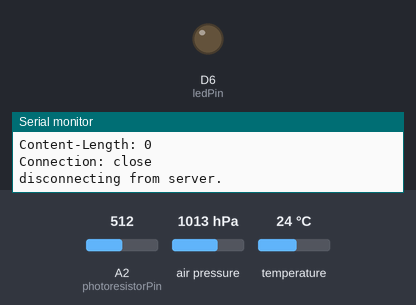
Bench run of a sketch on a simulated Arduino MKR. On the bench: output pins drawn as LEDs (lit = HIGH), the last lines printed to the serial monitor. Inputs (shaded band) come from the test bench; at power-on: A2 (photoresistorPin) = 512, air pressure 1013 hPa, temperature 24 °C. WiFi joins after 1.5 s; servers stay silent unless stated; uploads are accepted with an empty reply.

Above: at 12.5 s.
At 65.65 s:
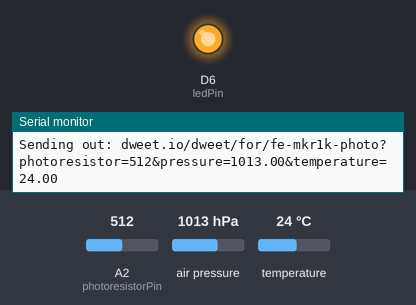
Timing chart, 0 to 66.1 s (numbered marks = the images above):
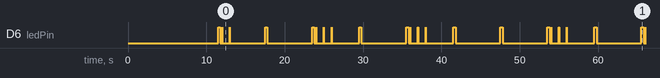

The sketch:

dweet_demo_public.ino
```cpp
/*
  Simple Dweet sample sketch
  This sketch will take data from attached sensors,
  compile a HTTP GET request and transmit the data
  to Dweet.io.

  From there, you can visualise your data using a
  compatible dashboard app like freeboard.io

 This demo was presented at Mini MakerFair Athens, October 1-2 2016

 Circuit:
 * Arduino MKR1000

 * Connections for BMP180
   ===========
   Connect SCL to analog 5    (for Arduino Uno)
   Connect SDA to analog 4    (for Arduino Uno)
   Connect SCL to Digital 12  (for Arduino MKR1000)
   Connect SDA to Digital 11  (for Arduino MKR1000)
   Connect VDD to 3.3V DC
   Connect GROUND to common ground

 * Connections fot the Photo resistor
   ===========
   Connect to analog pin A2 with a 10KOhm resistor
   in voltage divider configuration
            10KOhm         Photoresistor
   GND ---\/\/\/\/-----*---------O-------- A2
                       |
                       |
                       |
                       5V

 created 6 September 2016
 by Peter Dalmaris
 */

#include <Wire.h>
#include <Adafruit_Sensor.h>
#include <Adafruit_BMP085_U.h>
#include <SPI.h>
#include <WiFi101.h>

Adafruit_BMP085_Unified bmp = Adafruit_BMP085_Unified(10085);

char ssid[]   = "your_wifi_id"; //  your network SSID (name)
char pass[]   = "your_wifi_password";    // your network password (use for WPA, or use as key for WEP)

int status    = WL_IDLE_STATUS;

char server[] = "dweet.io";    // name address for Google (using DNS)

// Initialize the Ethernet client library
// with the IP address and port of the server
// that you want to connect to (port 80 is default for HTTP):
WiFiClient client;

int ledPin           = 6; //The LED on the MKR1000 will go on when communicating with Dweet
int photoresistorPin = A2;

IPAddress ip_not_communicating(0, 0, 0, 0); //This IP address is self assigned when the MKR1000 can't communicate.

const long interval          = 6000; //Interval in milliseconds
unsigned long previousMillis = 0;

int client_closed            = 0;

void setup() {

  pinMode(ledPin, OUTPUT);

  Serial.begin(9600);
  Serial.println("Pressure Sensor Test"); Serial.println("");

  /* Initialise the sensor */
  if(!bmp.begin())
  {
    /* There was a problem detecting the BMP085 ... check your connections */
    Serial.print("Ooops, no BMP085 detected ... Check your wiring or I2C ADDR!");
    while(1);
  }

  connectToWifi();

}

void loop() {


  if (WiFi.localIP() == ip_not_communicating) {  // The MKR1000 wifi can get disconnected randomly. If this happens, reconnect.
    Serial.println("---- CONNECTION LOST, RECONNECTING  ----");
    connectToWifi();
  }

  /*
   *  I have noticed that the MKR1000 with the Wifi101 library can be connected to Wifi while it has lost
   *  it's IP address and can't communicate with the Internet any more. So, status number is returned as 3
   *  while in reality communication is gone.
   *  To deal with this, I check for the local IP address. If it is 0.0.0.0, I know communication is
   *  broken so I have to disconnect and reconnect to wifi.
   *
   */

  digitalWrite(ledPin, LOW);

  unsigned long currentMillis = millis();

  if (millis() % 1000 == 0)
  {
     digitalWrite(ledPin, HIGH);
     delay(10);
     digitalWrite(ledPin, LOW);
  }

  if (currentMillis - previousMillis >= interval) {

    //If a response from dweet was not received from the previous post,
    //communication might be dead. I have been having a lot of trouble
    //with this. So, if this happens, reset wifi and try again.
    //I can detect that this has happened if client_closed is still 1.
    Serial.print("\Client closed: ");
    Serial.println(client_closed);
    if (client_closed == 1)
    {
      connectToWifi();
    }

    Serial.print("\nConnection status: ");
    Serial.println(WiFi.status());

    IPAddress ip = WiFi.localIP();
    Serial.print("IP Address: ");
    Serial.println(ip);
    Serial.print("\nLocal IP address: ");
    Serial.println(WiFi.localIP());


    digitalWrite(ledPin, HIGH);
    // save the last time you blinked the LED
    previousMillis = currentMillis;

    //Create the GET request
    String get_request   = "";     //Holds the GET request
    get_request         += "/dweet/for/fe-mkr1k-photo?";
    get_request         += "photoresistor=";
    get_request         += analogRead(photoresistorPin);
    get_request         += "&pressure=";
    sensors_event_t event;
    bmp.getEvent(&event);
    get_request        += event.pressure;
    get_request        += "&temperature=";
    float temperature;
    bmp.getTemperature(&temperature);
    get_request        += temperature;

    Serial.println("Starting connection to server...");
    Serial.print("Sending out: ");
    Serial.print(server);
    Serial.println(get_request);
    // if you get a connection, report back via serial:
    if (client.connect(server, 80)) {
      Serial.println("connected to server");
      // Make a HTTP request:
      client.print("GET ");
      client.print(get_request);
      client.println(" HTTP/1.1");
      client.print("Host: ");
      client.println(server);
      client.println("Connection: close");
      client.println();
      Serial.println("Message posted");
      client_closed = 1 ; //Expect a response
    } else
    {
      Serial.println("Unable to connect to server, message not posted.");
      connectToWifi(); //Try to reconnect to wifi
    }
//    client_closed = 1 ; //Expect a response
  }

    // if there are incoming bytes available
  // from the server, read them and print them:
  while (client.available() && client_closed == 1) {
//    client_closed = 1;
    char c = client.read();
    Serial.write(c);
  }

//  // if the server's disconnected, stop the client:
  if (!client.connected() && client_closed == 1) {
 Serial.println();
   Serial.println("disconnecting from server.");
   client.flush();
    client.stop();
    client_closed =  0;

  }
}

void connectToWifi() {
// check for the presence of the shield:
  if (WiFi.status() == WL_NO_SHIELD) {
    Serial.println("WiFi shield not present");
    // don't continue:
    while (true);
  }

  WiFi.disconnect(); //Reset the connection and start again.

  Serial.println("About to connect or reconnect to wifi");
  Serial.print("Current wifi status: ");
  Serial.println(WiFi.status());
  WiFi.disconnect();

  // attempt to connect to Wifi network:
  while (WiFi.status() != WL_CONNECTED) {
    Serial.print("Attempting to connect to SSID: ");
    Serial.println(ssid);
    // Connect to WPA/WPA2 network. Change this line if using open or WEP network:
    status = WiFi.begin(ssid, pass);

    // wait 10 seconds for connection:
    delay(10000);
  }
  Serial.println("Connected to wifi");
  printWifiStatus();
  client_closed = 0;  // reset the connection status

}

 void printWifiStatus() {
  // print the SSID of the network you're attached to:
  Serial.print("SSID: ");
  Serial.println(WiFi.SSID());

  // print your WiFi shield's IP address:
  IPAddress ip = WiFi.localIP();
  Serial.print("IP Address: ");
  Serial.println(ip);

  // print the received signal strength:
  long rssi = WiFi.RSSI();
  Serial.print("signal strength (RSSI):");
  Serial.print(rssi);
  Serial.println(" dBm");
  Serial.print("Connection status: ");
  Serial.println(WiFi.status());


}
```

Measured:
- by itself, D6 (ledPin): moves between LOW and HIGH, repeating every 42.0 s
- by itself, everything shown: repeats every 42.0 s, in 26 steps
